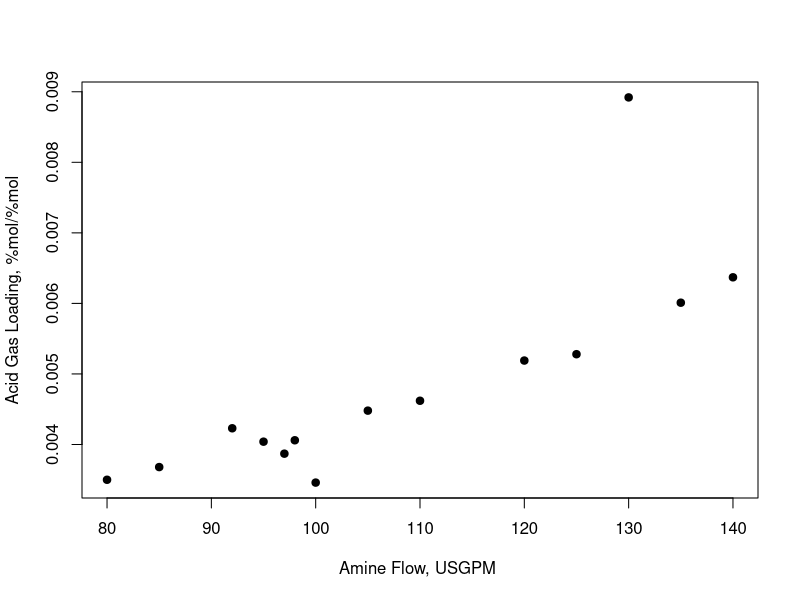

This figure's R source:
## ---- chunk 1
install.packages("dplyr")
## ---- chunk 2
setwd("C:/Book/Chapter2/Examples")
data <-read.csv(file="Ex2.9.csv",head=TRUE,sep=",")
data
# Scatter plot
plot(data$AmineFlow,data$AcidGas.Loading, 
   xlab="Amine Flow, USGPM ", ylab="Acid Gas Loading, %mol/%mol", pch=19)
## ---- chunk 3
#Fit with linear regression
model <- lm(data$AcidGas.Loading ~ data$AmineFlow, data = data)
summary(model)

#Detect outliers using Cook's distance
cooksD <- cooks.distance(model)
influential <- cooksD[(cooksD > (3 * mean(cooksD, na.rm = TRUE)))]
influential

#Remove outliers and fit model again
library(dplyr)
names_of_influential <- names(influential)
outliers <- data[names_of_influential,]
data_without_outliers <- data %>% anti_join(outliers)
model2 <- lm(data_without_outliers$AcidGas.Loading ~ data_without_outliers$AmineFlow, data = data_without_outliers)
summary(model2)
